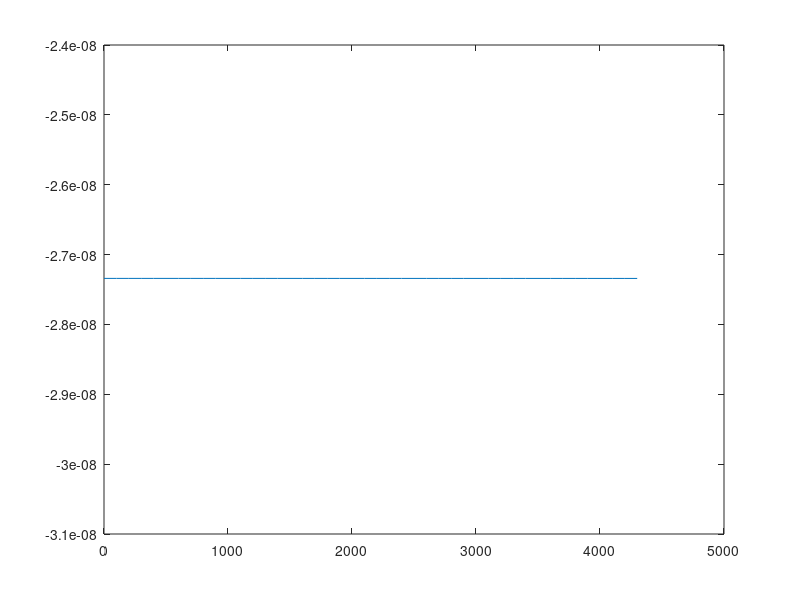

MATLAB code for this plot:
% Calculate and plot the trajectories of two bodies with
% the given parameters, acting under the force of gravity.

function binary()
    au = 150e9;                % astronomical unit in meters
    day = 24 * 60 * 60;        % year in seconds
    sunmass = 2.0e30;          % mass of the sun in kg

    d = 779e9;                 % initial distance in meters
    v = 13e3;                  % initial velocity in meters per second
    m1 = 2.0e30;               % mass of the sun in kg
    m2 = 1.9e27;               % mass of Jupiter
    G = 6.67e-11;              % gravitation constant in N m^2 / kg^2
    period = 4332;             % one orbit in days
    end_time = period * day;   % period in seconds

    % scaling distances
    d = d / au;
    v = v / au;
    G = G / au^3;

    % scaling times
    end_time = end_time / day;
    v = v * day;
    G = G * day^2;

    % scaling masses
    m1 = m1 / sunmass;
    m2 = m2 / sunmass;
    G = G * sunmass;

    P1 = [0;0];       % simple initial conditions
    P2 = [d;0];
    V1 = [0;0];
    V2 = [0;v];

    options = odeset('RelTol', 1e-5);
    step = end_time/period*100;
    [T, M] = ode45(@rate_func, [0:step:end_time], [P1; P2; V1; V2], options);
    animate_func(T,M);
    energy_func(T,M);

    function animate_func(T,M)
        % animate the positions of the planets, assuming that the
        % columns of M are x1, y1, x2, y2.
        X1 = M(:,1);
        Y1 = M(:,2);

        X2 = M(:,3);
        Y2 = M(:,4);

        minmax = [min([X1;X2]), max([X1;X2]), min([Y1;Y2]), max([Y1;Y2])];

        for i=1:length(T)
            clf;
            hold on;
            axis(minmax);
            draw_func(X1(i), Y1(i), X2(i), Y2(i));
            drawnow;
            if i < length(T)
                dt = T(i+1) - T(i);
                speedup = 1000;
                pause(dt/speedup);
            end
        end
        hold off
    end

    function energy_func(T,M)
        for i=1:length(T)
            P1 = M(i,1:2);
            P2 = M(i,3:4);
            pe = potential_func(P1, P2);
            V1 = M(i,5:6);
            V2 = M(i,7:8);
            ke = kinetic_func(V1, m1) + kinetic_func(V2, m2);
            E(i) = ke + pe;
        end
        plot(T, E);
        loss = (E(1) - E(end)) / E(1)
    end

    function res = potential_func(P1, P2)
        r = norm(P1-P2);
        pe = -G * m1 * m2 / r;
        res = pe;
    end

    function res = kinetic_func(V, m)
        v = norm(V);
        ke = m * v^2 / 2;
        res = ke;
    end

    function draw_func(x1, y1, x2, y2)
        plot(x1, y1, 'r.', 'MarkerSize', 50);
        plot(x2, y2, 'b.', 'MarkerSize', 20);
    end

    function res = rate_func(t, W)
        % this is a slope function invoked by ode45
        n = length(W)/2;
        P = W(1:n);
        V = W(n+1:end);

        dRdt = V;
        dVdt = acceleration_func(t, P, V);

        res = [dRdt; dVdt];
    end

    function res = acceleration_func(t, P, V)
        % compute acceleration due to gravity
        P1 = P(1:2);
        P2 = P(3:4);

        F12 = gravity_force_func(P1, P2, m1, m2);

        A1 = F12 / m1;
        A2 = -F12 / m2;
        res = [A1; A2];
    end

    function Fg = gravity_force_func(P1, P2, m1, m2)
        % compute the force of gravity acting on a body at
        % P1 with mass m1, due to a body at P2 with mass m2
        R = P2 - P1;
        r = norm(R);
        Rhat = R/r;

        Fg = G * m1 * m2 / r^2 * Rhat;
    end

end
